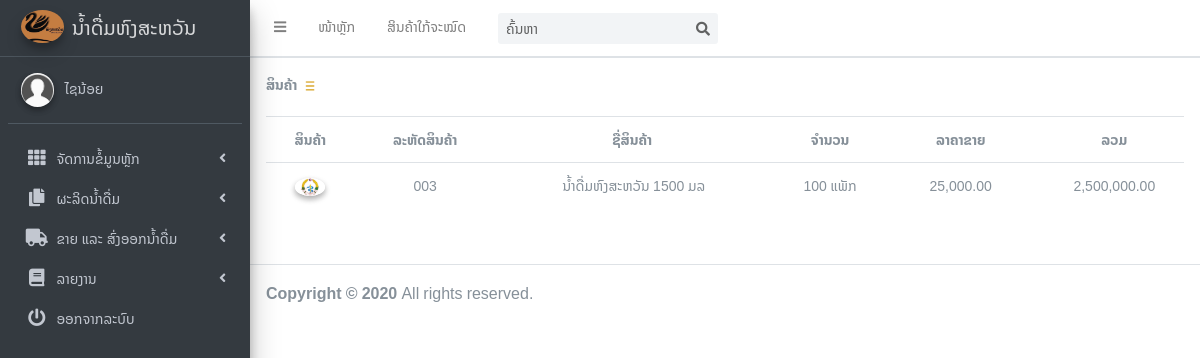
/User/Make/make.php?id=check (signed in), run on the app's committed database.
### tables this page shows
CREATE TABLE `tbproducts` (
  `Pro_ID` varchar(10) NOT NULL,
  `Pro_Name` varchar(50) DEFAULT NULL,
  `Unit_ID` int(11) DEFAULT NULL,
  `Price` int(11) DEFAULT NULL,
  `Qty` int(11) DEFAULT NULL,
  `QtyAlert` int(11) DEFAULT NULL,
  `img_path` varchar(1000) NOT NULL
);

CREATE TABLE `tbunit` (
  `Unit_ID` int(11) NOT NULL,
  `Unit_Name` varchar(50) DEFAULT NULL
);

### User/Make/make.php (the view, shortened to what this page needs)
<?php
    if($_SESSION['ses_id'] == ''){
        echo"<meta http-equiv='refresh' content='1;URL=../../index.php'>";
    }
    else if($_SESSION['auther_id'] != 2){
        echo"<meta http-equiv='refresh' content='1;URL=../../Check/logout.php'>";
    }
    else{
      require '../../ConnectDB/connectDB.php';
      ?>
<!DOCTYPE html>
<html>
<head>
  <link rel="stylesheet" href="../../plugins/fontawesome-free/css/all.min.css">
  <link rel="stylesheet" href="https://code.ionicframework.com/ionicons/2.0.1/css/ionicons.min.css">
  <link rel="stylesheet" href="../../plugins/tempusdominus-bootstrap-4/css/tempusdominus-bootstrap-4.min.css">
  <link rel="stylesheet" href="../../plugins/icheck-bootstrap/icheck-bootstrap.min.css">
  <link rel="stylesheet" href="../../plugins/jqvmap/jqvmap.min.css">
  <link rel="stylesheet" href="../../dist/css/adminlte.min.css">
  <link rel="stylesheet" href="../../dist/css/alt/style.css">
  <link rel="stylesheet" href="../../plugins/overlayScrollbars/css/OverlayScrollbars.min.css">
  <link rel="stylesheet" href="../../plugins/daterangepicker/daterangepicker.css">
  <link rel="stylesheet" href="../../plugins/summernote/summernote-bs4.css">
</head>
<body class="hold-transition sidebar-mini layout-fixed" >
<div class="wrapper">
  <nav class="main-header navbar navbar-expand navbar-white navbar-light font14">
    <ul class="navbar-nav">
      <li class="nav-item">
        <a class="nav-link" data-widget="pushmenu" href="#"><i class="fas fa-bars"></i></a>
      </li>
      <li class="nav-item d-none d-sm-inline-block">
        <a href="../Main.php" class="nav-link">ໜ້າຫຼັກ</a>
      </li>
      <li class="nav-item d-none d-sm-inline-block">
        <a href="make.php?id=check" class="nav-link">ສິນຄ້າໃກ້ຈະໝົດ</a>
      </li>
    </ul>
    <form action="make.php" id="formsearch" method="POST" class="form-inline ml-3">
      <div class="input-group input-group-sm">
        <input class="form-control form-control-navbar" type="search" name="Search" placeholder="ຄົ້ນຫາ" aria-label="Search">
        <div class="input-group-append">
          <button class="btn btn-navbar" name="btnSearch" type="submit">
            <i class="fas fa-search"></i>
          </button>
        </div>
      </div>
    </form>
  </nav>
  <aside class="main-sidebar sidebar-dark-primary elevation-4 font14">
    <a href="../Main.php" class="brand-link">
      <img src="../../image/background.jpeg" alt="AdminLTE Logo" class="brand-image img-circle elevation-3"
           style="opacity: .8">
      <span class="brand-text font-weight-light">ນ້ຳດື່ມຫົງສະຫວັນ</span>
    </a>
    <div class="sidebar">
      <div class="user-panel mt-3 pb-3 mb-3 d-flex">
        <div class="image">
          <?php
            if($_SESSION['img_path'] == ''){
              ?>
              <img src="../../image/image.jpeg" class="img-circle elevation-2" alt="User Image">
              <?php
            }
            else{
              ?>
                   <img src="../../image/<?php echo $_SESSION['img_path'] ?>" class="img-circle elevation-2" alt="User Image">
              <?php
            }
          ?>
        </div>
        <div class="info">
          <a href="#" class="d-block"><?php echo $_SESSION['emp_name'] ?></a>
        </div>
      </div>
      <nav class="mt-2">
        <ul class="nav nav-pills nav-sidebar flex-column" data-widget="treeview" role="menu" data-accordion="false">
          <li class="nav-item has-treeview">
            <a href="#" class="nav-link">
              <i class="nav-icon fas fa-th"></i>
              <p>
                ຈັດການຂໍ້ມູນຫຼັກ
                <i class="fas fa-angle-left right"></i>
              </p>
            </a>
          </li>
          <li class="nav-item">
            <li class="nav-item has-treeview">
              <a href="#" class="nav-link">
                <i class="nav-icon fas fa-copy"></i>
                <p>
                  ຜະລິດນ້ຳດື່ມ
                  <i class="fas fa-angle-left right"></i>
                </p>
              </a>
          </li>
          <li class="nav-item">
            <li class="nav-item has-treeview">
              <a href="#" class="nav-link">
                <i class="nav-icon fa fa-truck"></i>
                <p>
                  ຂາຍ ແລະ ສົ່ງອອກນ້ຳດື່ມ
                  <i class="fas fa-angle-left right"></i>
                </p>
              </a>
          </li>
          <li class="nav-item has-treeview">
            <a href="#" class="nav-link">
              <i class="nav-icon fas fa-book"></i>
              <p>
                ລາຍງານ
                <i class="fas fa-angle-left right"></i>
              </p>
            </a>
            <li class="nav-item">
              <a href="#" class="nav-link" data-toggle="modal" data-target="#exampleModal">
                <i class="nav-icon fas fa-power-off"></i>
                <p>
                  ອອກຈາກລະບົບ
                </p>
              </a>
            </li>
          </li>
        </ul>
      </nav>
    </div>
  </aside>
  <div class="main-footer font14">
    <div style="width: 100%;">
        <b>ສິນຄ້າ</b>&nbsp <img src="../../icon/hidemenu.ico" width="10px">
    </div><br>
      <?php
          if(isset($_GET['id'])){
      ?>
        <div class="table-responsive" style="text-align: center;">
          <table class="table font12" style="width: 1200px">
            <tr>
              <th>ສິນຄ້າ</th>
              <th>ລະຫັດສິນຄ້າ</th>
              <th>ຊື່ສິນຄ້າ</th>
              <th>ຈຳນວນ</th>
              <th>ລາຄາຂາຍ</th>
              <th>ລວມ</th>
            </tr>
            <?php
                $sql = "select pro_id,pro_name,unit_name,price,qty,qty*price as total,qtyalert,img_path from tbproducts p left join tbunit u on p.unit_id=u.unit_id where qty<qtyalert order by pro_id asc;";
                $result2 = mysqli_query($link, $sql);
                while($row = mysqli_fetch_array($result2, MYSQLI_ASSOC)){
            ?>
            <tr>
              <td>
                <?php
                    if($row['img_path'] != ''){
                      ?>
                        <a href="../../image/<?php echo $row['img_path'];?>" target="_blank">
                          <img src="../../image/<?php echo $row['img_path'];?>" class="img-circle elevation-2" alt="" width="30px">
                        </a>
                      <?php
                    }else{
                      ?>
                        <a href="../../image/water.png" target="_blank">
                          <img src="../../image/water.png" class="img-circle elevation-2" alt="" width="30px">
                        </a>
                      <?php
                    }
                  ?>
                </td>
                <td><?php echo $row['pro_id'] ?></td>
                <td><?php echo $row['pro_name'] ?></td>
                <td><?php echo $row['qty'] ?> <?php echo $row['unit_name'] ?></td>
                <td><?php echo number_format($row['price'],2) ?></td>
                <td><?php echo number_format($row['total'],2) ?></td>
            </tr>
            <?php
                }
            ?>
          </table>
        </div>
      <?php
          }
      ?>
    </div>
  </div>
  <br>
  <footer class="main-footer">
    <strong>Copyright &copy; 2020 </strong>
    All rights reserved.
  </footer>
</body>
</html>
      <?php
    }
?>

### data on the page
tbproducts: img_path (picture), Pro_ID "003", Pro_Name "ນ້ຳດື່ມຫົງສະຫວັນ 1500 ມລ", Qty "100", Unit_ID.Unit_Name "ແພັກ", Price "25,000.00", total "2,500,000.00"

### other printed values
$_SESSION['emp_name'] "ໄຊນ້ອຍ"
